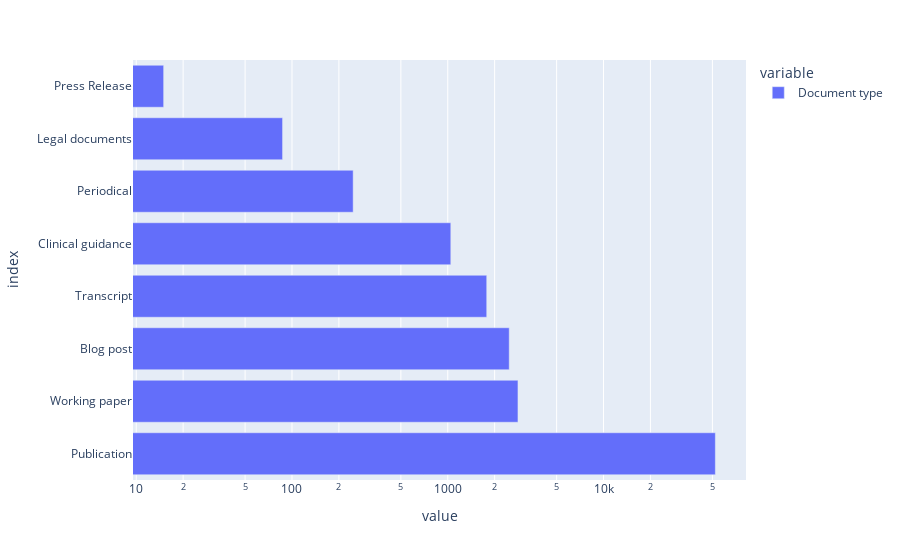

The notebook cell saved with this chart:
### Code cell
px.bar(df3['Document type'].value_counts(), orientation='h', log_x=True)

### Figure 1 — Plotly figure (JSON) as saved in the notebook; plotly's stock layout.template omitted (floating-point values rounded to 4 significant figures)
{"data": [{"alignmentgroup": "True", "hovertemplate": "variable=Document type<br>value=%{x}<br>index=%{y}<extra></extra>", "legendgroup": "Document type", "marker": {"color": "#636efa", "pattern": {"shape": ""}}, "name": "Document type", "offsetgroup": "Document type", "orientation": "h", "showlegend": true, "textposition": "auto", "type": "bar", "x": [52228, 2823, 2481, 1779, 1046, 247, 87, 15], "xaxis": "x", "y": ["Publication", "Working paper", "Blog post", "Transcript", "Clinical guidance", "Periodical", "Legal documents", "Press Release"], "yaxis": "y"}], "layout": {"barmode": "relative", "legend": {"title": {"text": "variable"}, "tracegroupgap": 0}, "margin": {"t": 60}, "xaxis": {"anchor": "y", "domain": [0, 1], "title": {"text": "value"}, "type": "log"}, "yaxis": {"anchor": "x", "domain": [0, 1], "title": {"text": "index"}}}}
